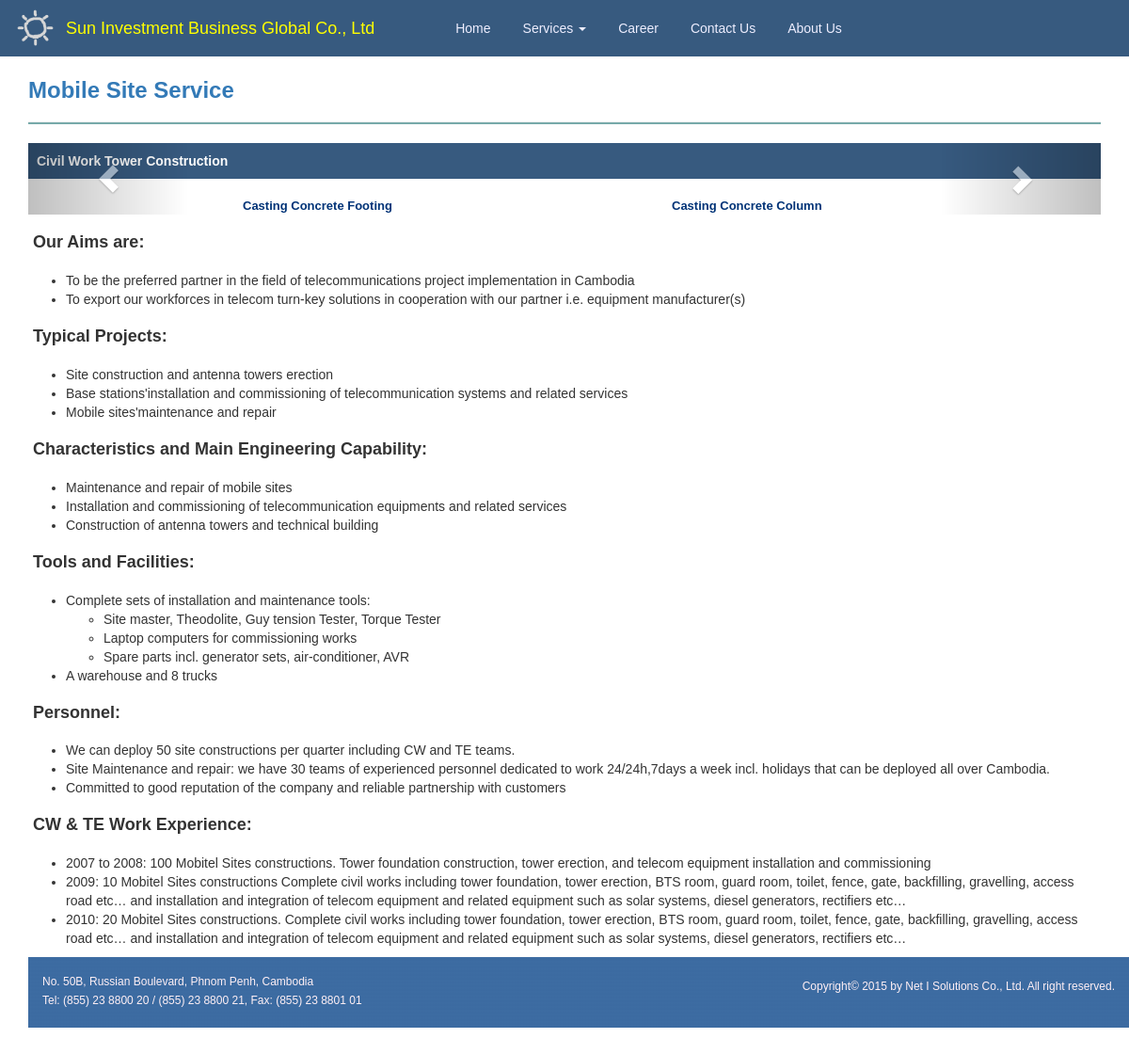
Page /mobilesite on the committed database.
### tables this page shows
CREATE TABLE IF NOT EXISTS `mobileslide` (
  `id` int(11) NOT NULL AUTO_INCREMENT,
  `title` varchar(255) DEFAULT NULL,
  `img1` varchar(222) DEFAULT NULL,
  `cap1` varchar(255) DEFAULT NULL,
  `img2` varchar(255) DEFAULT NULL,
  `cap2` varchar(255) DEFAULT NULL,
  `orderno` int(11) DEFAULT NULL,
  PRIMARY KEY (`id`)
);

CREATE TABLE IF NOT EXISTS `mobile` (
  `id` int(11) NOT NULL AUTO_INCREMENT,
  `description` text,
  PRIMARY KEY (`id`)
);

CREATE TABLE IF NOT EXISTS `footer` (
  `id` int(11) NOT NULL AUTO_INCREMENT,
  `address` text,
  `copyright` text,
  PRIMARY KEY (`id`)
);

### sunweb/controllers/MobileSite.php (called while the page is built, shortened)
<?php
class MobileSite extends CI_Controller {
    public  function __construct() {
        $this->load->model('MenuModel');
        $this->load->model('MobileModel');
    }
    public function index(){
        $data['title']= "Mobile Site";
        $data['menus'] = $this->MenuModel->getMainMenu();
         $data['subs'] = $this->MenuModel->getSubMenu();
         $data['MyClass'] =  $this;
         $data['mobile']=  $this->MobileModel->getMobile();
         $data['slides']=  $this->MobileModel->getSlide();
        $this->load->view('template/header',$data);
        $this->load->view('home/mobile-site',$data);
        $this->load->view('template/footer');
    }
}

### index.php (called while the page is built, shortened)
<?php
require_once BASEPATH.'core/CI.php';

### sunsys/database/DB_driver.php (called while the page is built, shortened)
<?php
abstract class CI_DB_driver {
	public $char_set		= 'utf8';
	public $pconnect		= FALSE;
	public $db_debug		= FALSE;
	public $save_queries		= TRUE;
	protected $_trans_depth		= 0;
	public function initialize()
	{
		$this->conn_id = $this->db_connect($this->pconnect);
		return $this->db_set_charset($this->char_set);
	}
	public function db_set_charset($charset)
	{
		return TRUE;
	}
	public function query($sql, $binds = FALSE, $return_object = NULL)
	{
		if (FALSE === ($this->result_id = $this->simple_query($sql)))
		{
			if ($this->save_queries === TRUE)
			{
				$this->query_times[] = 0;
			}
			if ($this->_trans_depth !== 0)
			{
				$this->_trans_status = FALSE;
			}
			$error = $this->error();
			log_message('error', 'Query error: '.$error['message'].' - Invalid query: '.$sql);
			if ($this->db_debug)
			{
				if ($this->_trans_depth !== 0)
				{
					do
					{
						$this->trans_complete();
					}
					while ($this->_trans_depth !== 0);
				}
				return $this->display_error(array('Error Number: '.$error['code'], $error['message'], $sql));
			}
			return FALSE;
		}
		$RES		= new $driver($this);
		return $RES;
	}
	public function simple_query($sql)
	{
		return $this->_execute($sql);
	}
}

### sunsys/database/drivers/mysqli/mysqli_driver.php (called while the page is built, shortened)
<?php
class CI_DB_mysqli_driver extends CI_DB {
	public $compress = FALSE;
	public function db_connect($persistent = FALSE)
	{
		if ($this->hostname[0] === '/')
		{
			$hostname = NULL;
			$port = NULL;
			$socket = $this->hostname;
		}
		else
		{
			$hostname = ($persistent === TRUE && is_php('5.3'))
				? 'p:'.$this->hostname : $this->hostname;
			$port = empty($this->port) ? NULL : $this->port;
			$socket = NULL;
		}
		$client_flags = ($this->compress === TRUE) ? MYSQLI_CLIENT_COMPRESS : 0;
		$mysqli = mysqli_init();
		$mysqli->options(MYSQLI_OPT_CONNECT_TIMEOUT, 10);
		if ($mysqli->real_connect($hostname, $this->username, $this->password, $this->database, $port, $socket, $client_flags))
		{
			return $mysqli;
		}
		return FALSE;
	}
	protected function _execute($sql)
	{
		return $this->conn_id->query($this->_prep_query($sql));
	}
	protected function _prep_query($sql)
	{
		return $sql;
	}
}

### sunsys/database/DB_query_builder.php (called while the page is built, shortened)
<?php
abstract class CI_DB_query_builder extends CI_DB_driver {
	protected $qb_select			= array();
	protected $qb_distinct			= FALSE;
	protected $qb_from			= array();
	protected $qb_orderby			= array();
	protected $qb_caching				= FALSE;
	public function from($from)
	{
		foreach ((array) $from as $val)
		{
			if (strpos($val, ',') !== FALSE)
			{
				foreach (explode(',', $val) as $v)
				{
					$v = trim($v);
					$this->_track_aliases($v);
					$this->qb_from[] = $v = $this->protect_identifiers($v, TRUE, NULL, FALSE);
					if ($this->qb_caching === TRUE)
					{
						$this->qb_cache_from[] = $v;
						$this->qb_cache_exists[] = 'from';
					}
				}
			}
			else
			{
				$val = trim($val);
				$this->qb_from[] = $val = $this->protect_identifiers($val, TRUE, NULL, FALSE);
			}
		}
		return $this;
	}
	public function order_by($orderby, $direction = '', $escape = NULL)
	{
		$direction = strtoupper(trim($direction));
		if ($direction === 'RANDOM')
		{
			$direction = '';
			$orderby = ctype_digit((string) $orderby)
				? sprintf($this->_random_keyword[1], $orderby)
				: $this->_random_keyword[0];
		}
		elseif (empty($orderby))
		{
			return $this;
		}
		elseif ($direction !== '')
		{
			$direction = in_array($direction, array('ASC', 'DESC'), TRUE) ? ' '.$direction : '';
		}
		is_bool($escape) OR $escape = $this->_protect_identifiers;
		if ($escape === FALSE)
		{
			$qb_orderby[] = array('field' => $orderby, 'direction' => $direction, 'escape' => FALSE);
		}
		else
		{
			$qb_orderby = array();
			foreach (explode(',', $orderby) as $field)
			{
				$qb_orderby[] = ($direction === '' && preg_match('/\s+(ASC|DESC)$/i', rtrim($field), $match, PREG_OFFSET_CAPTURE))
					? array('field' => ltrim(substr($field, 0, $match[0][1])), 'direction' => ' '.$match[1][0], 'escape' => TRUE)
					: array('field' => trim($field), 'direction' => $direction, 'escape' => TRUE);
			}
		}
		$this->qb_orderby = array_merge($this->qb_orderby, $qb_orderby);
		return $this;
	}
	public function get($table = '', $limit = NULL, $offset = NULL)
	{
		$result = $this->query($this->_compile_select());
		return $result;
	}
	protected function _compile_select($select_override = FALSE)
	{
		if ($select_override !== FALSE)
		{
			$sql = $select_override;
		}
		else
		{
			$sql = ( ! $this->qb_distinct) ? 'SELECT ' : 'SELECT DISTINCT ';
			if (count($this->qb_select) === 0)
			{
				$sql .= '*';
			}
		}
		if (count($this->qb_from) > 0)
		{
			$sql .= "\nFROM ".$this->_from_tables();
		}
		$sql .= $this->_compile_wh('qb_where')
			.$this->_compile_group_by()
			.$this->_compile_wh('qb_having')
			.$this->_compile_order_by();
		return $sql;
	}
	protected function _compile_wh($qb_key)
	{
		if (count($this->$qb_key) > 0)
		{
			return ($qb_key === 'qb_having' ? "\nHAVING " : "\nWHERE ")
				.implode("\n", $this->$qb_key);
		}
		return '';
	}
	protected function _compile_group_by()
	{
		return '';
	}
	protected function _compile_order_by()
	{
		if (is_array($this->qb_orderby) && count($this->qb_orderby) > 0)
		{
			for ($i = 0, $c = count($this->qb_orderby); $i < $c; $i++)
			{
				if ($this->qb_orderby[$i]['escape'] !== FALSE && ! $this->_is_literal($this->qb_orderby[$i]['field']))
				{
					$this->qb_orderby[$i]['field'] = $this->protect_identifiers($this->qb_orderby[$i]['field']);
				}
				$this->qb_orderby[$i] = $this->qb_orderby[$i]['field'].$this->qb_orderby[$i]['direction'];
			}
			return $this->qb_orderby = "\nORDER BY ".implode(', ', $this->qb_orderby);
		}
		elseif (is_string($this->qb_orderby))
		{
			return $this->qb_orderby;
		}
		return '';
	}
	protected function _is_literal($str)
	{
		$str = trim($str);
		static $_str;
		if (empty($_str))
		{
			$_str = ($this->_escape_char !== '"')
				? array('"', "'") : array("'");
		}
		return in_array($str[0], $_str, TRUE);
	}
}

### sunweb/models/MobileModel.php (called while the page is built, shortened)
<?php
class MobileModel extends CI_Model {
    public function getMobile(){
        return $this->db->get('mobile')->result();
    }
    public function getSlide(){
        $this->db->order_by('orderno','asc');
        return $this->db->get('mobileslide')->result();
    }
}

### sunweb/ui/home/mobile-site.php (the view, shortened to what this page needs)
<div class="row">
    <div class="col-sm-12">
        <h3 class="text-primary"><b>Mobile Site Service</b></h3><hr class="hr"/>
    </div>
</div>
<div id="carousel-example-generic" class="carousel slide" data-ride="carousel">
  <div class="carousel-inner" role="listbox">
      <?php $i=0;?>
    <?php foreach($slides as $s){ ?>
      <?php if($i==0){ $i++;?>
      <div class="item active">
        <div class="slide-caption"><?php echo $s->title; ?></div>
        <div class="text-center" style="margin-bottom: 18px">
            <div class="cap1"><?php echo $s->cap1; ?></div>
            <div class="cap2"><?php echo $s->cap2; ?></div>
        </div>
      </div>
      <?php }?>
    <?php } ?>
  <a class="left carousel-control" href="#carousel-example-generic" role="button" data-slide="prev">
    <span class="glyphicon glyphicon-chevron-left" aria-hidden="true"></span>
  </a>
  <a class="right carousel-control" href="#carousel-example-generic" role="button" data-slide="next">
    <span class="glyphicon glyphicon-chevron-right" aria-hidden="true"></span>
  </a>
</div>
<div class="row">
    <div class="col-sm-12">
       <?php echo $mobile[0]->description; ?>
    </div>
</div>

### sunweb/ui/template/footer.php
<?php
 $con = mysqli_connect($this->db->hostname,$this->db->username,$this->db->password,$this->db->database);
 $sql ="select * from footer";
 $result = mysqli_query($con, $sql);
 $address = "";
 $copyright = "";
 while($row=  mysqli_fetch_array($result)){
     $address = $row[1];
     $copyright=$row[2];
 }
?>
</div>
<div class="container">
    <div class="row footer">
        <div class="col-sm-12 col-xs-12 col-md-6" style="padding-top: 15px">
				<?php echo $address; ?>
        </div>
        <div class="col-sm-12 col-xs-12 col-md-6">
              <?php echo $copyright; ?>
        </div>
    </div>
</div>
</body>
</html>

### assets/css/custom.css (style rules this page uses)
.footer { background: url(footer-bg.png) repeat; }
h4 { padding : 10px 5px; }
.hr { background: #7AA; height: 2px; }
.slide-caption { font-size:14px; color: #FFF; font-weight: bold; background: url(../images/bg.png) repeat-x; padding:9px 9px; }
.cap1 { position: absolute; top:100%; left:20%; font-size: 13px; color: #037; font-weight: bold; }
.cap2 { position: absolute; top:100%; left:60%; font-size: 13px; color: #037; font-weight: bold; }

### assets/flexi/css/style.css (style rules this page uses)
body { background:#fff; font-family:Arial, sans-serif; }
p { margin-bottom:20px; }

### rows in the picture
mobileslide: title "Civil Work Tower Construction", cap1 "Casting Concrete Footing", cap2 "Casting Concrete Column"
mobile: description "Our Aims are: To be the preferred partner in the field of telecommunications project implementation in Cambodia To export our workforces in telecom turn-key solutions in cooperation with our partner i.e. equipment manufacturer(s) Typical Projects: Site construction and antenna towers erection Base stations'installation and commissioning of telecommunication systems and related services Mobile sites'maintenance and repair Characteristics and Main Engineering Capability: Maintenance and repair of mobile sites Installation and commissioning of telecommunication equipments and related services Construction of antenna towers and technical building Tools and Facilities: Complete sets of…"
footer: address "No. 50B, Russian Boulevard, Phnom Penh, Cambodia Tel: (855) 23 8800 20 / (855) 23 8800 21, Fax: (855) 23 8801 01", copyright "Copyright© 2015 by Net I Solutions Co., Ltd. All right reserved."
